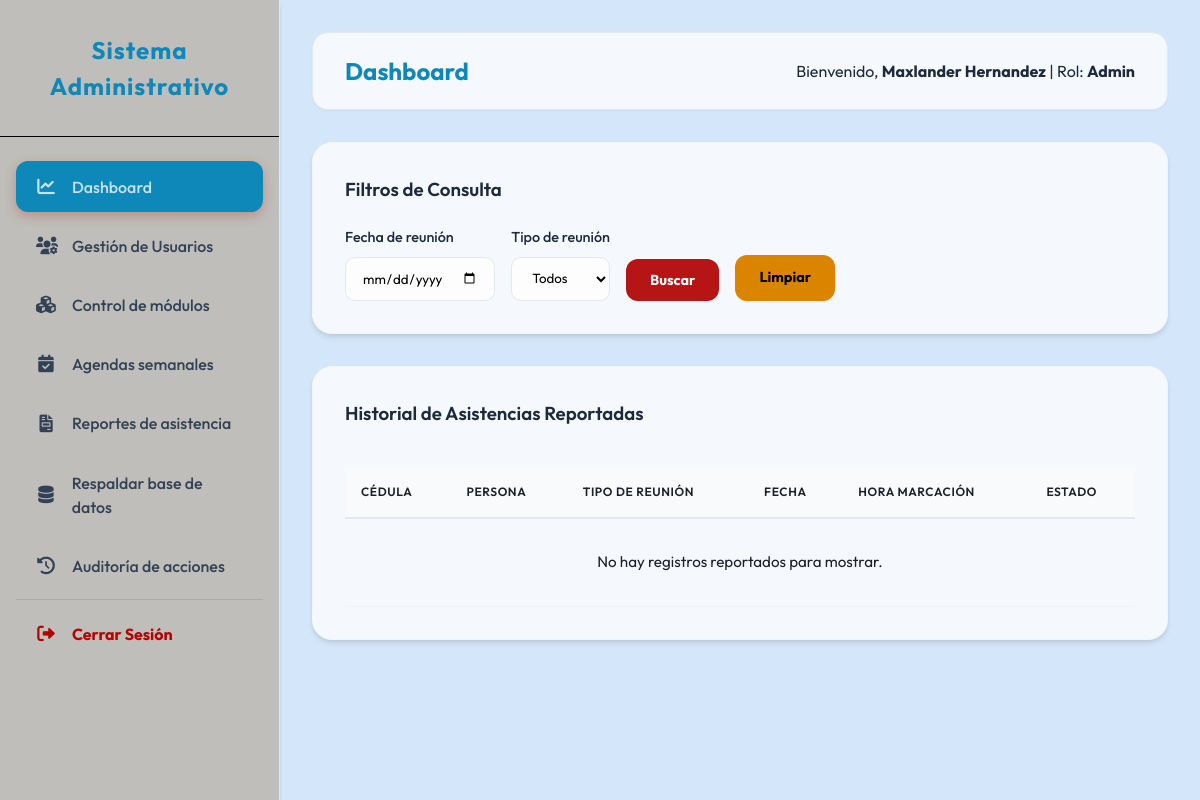
The page /visualizador/dashboard.php (signed in) on the database as committed earlier.
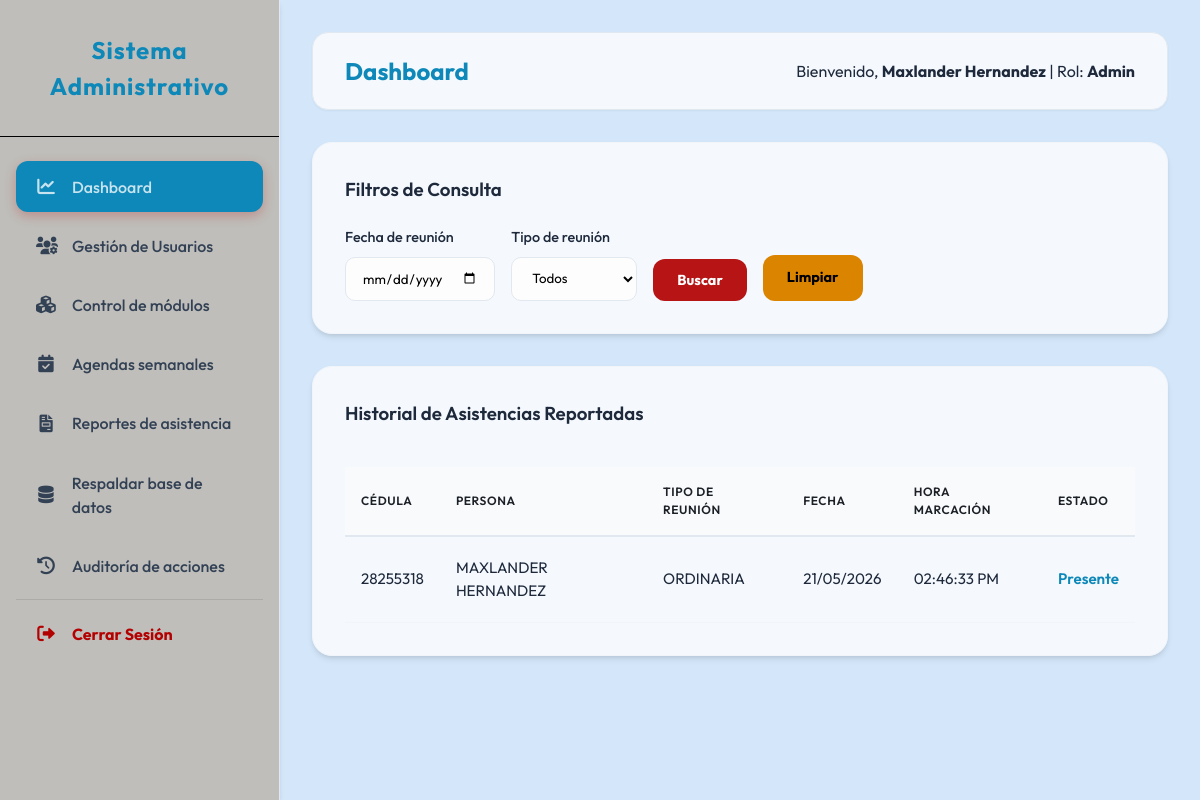
The same page on the database as committed later.
### tables this page shows
CREATE TABLE `registro_asistencia` (
  `ID_REGISTRO` int(11) NOT NULL AUTO_INCREMENT,
  `ID_PERSONAS` int(11) NOT NULL,
  `ID_REUNIONES` int(11) NOT NULL,
  `MARCACION` timestamp NOT NULL DEFAULT current_timestamp(),
  `ESTADO` varchar(50) DEFAULT 'Presente',
  `METODO` varchar(50) DEFAULT 'Manual',
  PRIMARY KEY (`ID_REGISTRO`),
  KEY `ID_PERSONAS` (`ID_PERSONAS`),
  KEY `ID_REUNIONES` (`ID_REUNIONES`) USING BTREE,
  CONSTRAINT `registro_asistencia_ibfk_1` FOREIGN KEY (`ID_PERSONAS`) REFERENCES `personas` (`ID_PERSONAS`) ON DELETE CASCADE,
  CONSTRAINT `registro_reuniones_ibfk_1` FOREIGN KEY (`ID_REUNIONES`) REFERENCES `reuniones` (`ID_REUNION`) ON DELETE CASCADE
);

CREATE TABLE `personas` (
  `ID_PERSONAS` int(11) NOT NULL AUTO_INCREMENT,
  `CEDULAS` varchar(20) NOT NULL,
  `NOMBRES` varchar(100) NOT NULL,
  `APELLIDOS` varchar(100) NOT NULL,
  `ACTIVO` tinyint(1) DEFAULT 1,
  `CREADO_EN` timestamp NOT NULL DEFAULT current_timestamp(),
  PRIMARY KEY (`ID_PERSONAS`),
  UNIQUE KEY `CEDULAS` (`CEDULAS`)
);

CREATE TABLE `reuniones` (
  `ID_REUNION` int(11) NOT NULL AUTO_INCREMENT,
  `FECHA` date NOT NULL,
  `HORA` time NOT NULL,
  `TIPO_REUNION` varchar(255) NOT NULL,
  `DESCRIPCION` varchar(100) DEFAULT NULL,
  `LUGAR` varchar(255) NOT NULL,
  `PARROQUIA` enum('Simon Bolivar','Once de Abril','Vista al Sol','Chirica','Dalla Costa','Cachamay','Universidad','Unare','Yocoima','Pozo Verde','5 de Julio') NOT NULL,
  `RESPONSABLE_NOMBRE` varchar(100) NOT NULL,
  `RESPONSABLE_CEDULA` varchar(20) NOT NULL,
  `RESPONSABLE_TELEFONO` varchar(15) NOT NULL,
  `CREADO_EN` timestamp NOT NULL DEFAULT current_timestamp(),
  `ESTADO` varchar(20) DEFAULT 'Programada',
  PRIMARY KEY (`ID_REUNION`)
);

### visualizador/dashboard.php (the view, shortened to what this page needs)
<?php
require_once __DIR__ . '/../includes/layout_header.php';
require_once __DIR__ . '/../config/database.php';
$fecha = $_GET['fecha'] ?? '';
$query = "SELECT R.*, P.NOMBRES, P.APELLIDOS, P.CEDULAS, S.TIPO_REUNION, S.FECHA
          FROM REGISTRO_ASISTENCIA R
          JOIN PERSONAS P ON R.ID_PERSONAS = P.ID_PERSONAS
          JOIN REUNIONES S ON R.ID_REUNIONES = S.ID_REUNION
          WHERE 1=1";
$params = [];
$query .= " ORDER BY R.MARCACION DESC";
$stmt = $pdo->prepare($query);
$stmt->execute($params);
$asistencias = $stmt->fetchAll();
?>
<div class="card">
    <h3>Filtros de Consulta</h3>
    <form method="GET" style="margin-top: 1rem; display: flex; gap: 1rem; align-items: flex-end;">
        <div class="form-group" style="margin-bottom: 0;">
            <label>Fecha de reunión</label>
            <input type="date" name="fecha" value="<?php echo $fecha; ?>">
        </div>
        <div class="form-group" style="margin-bottom: 0;">
            <label>Tipo de reunión</label>
            <select name="tipo">
                <option value="">Todos</option>
            </select>
        </div>
        <button type="submit" class="btn btn-primary">Buscar</button>
        <a href="dashboard.php" class="btn btn-secondary";>Limpiar</a>
    </form>
</div>
<div class="card">
    <div style="display: flex; justify-content: space-between; align-items: center; margin-bottom: 1rem;">
        <h3>Historial de Asistencias Reportadas</h3>
    </div>
    <table>
        <thead>
            <tr>
                <th>Cédula</th>
                <th>Persona</th>
                <th>Tipo de reunión</th>
                <th>Fecha</th>
                <th>Hora Marcación</th>
                <th>Estado</th>
            </tr>
        </thead>
        <tbody>
            <?php foreach ($asistencias as $a): ?>
            <tr>
                <td><?php echo $a['CEDULAS']; ?></td>
                <td><?php echo $a['NOMBRES'] . ' ' . $a['APELLIDOS']; ?></td>
                <td><?php echo $a['TIPO_REUNION']; ?></td>
                <td><?php echo date('d/m/Y', strtotime($a['FECHA'])); ?></td>
                <td><?php echo date('h:i:s A', strtotime($a['MARCACION'])); ?></td>
                <td><span style="color: var(--primary-color); font-weight: 600;"><?php echo $a['ESTADO']; ?></span></td>
            </tr>
            <?php endforeach; ?>
            <?php if (empty($asistencias)): ?>
            <tr>
                <td colspan="7" style="text-align: center; padding: 2rem; color: var(--text-light);">No hay registros reportados para mostrar.</td>
            </tr>
            <?php endif; ?>
        </tbody>
    </table>
</div>
<?php require_once __DIR__ . '/../includes/layout_footer.php'; ?>

Rows that differ between the two databases and show on the page:
added registro_asistencia: ID_PERSONAS.CEDULAS "28255318", ID_PERSONAS.NOMBRES "MAXLANDER", ID_PERSONAS.APELLIDOS "HERNANDEZ", ID_REUNIONES.TIPO_REUNION "ORDINARIA", ID_REUNIONES.FECHA "21/05/2026", MARCACION "02:46:33 PM", ESTADO "Presente"
Other text that changed with them:
text no longer shown: "No hay registros reportados para mostrar."
